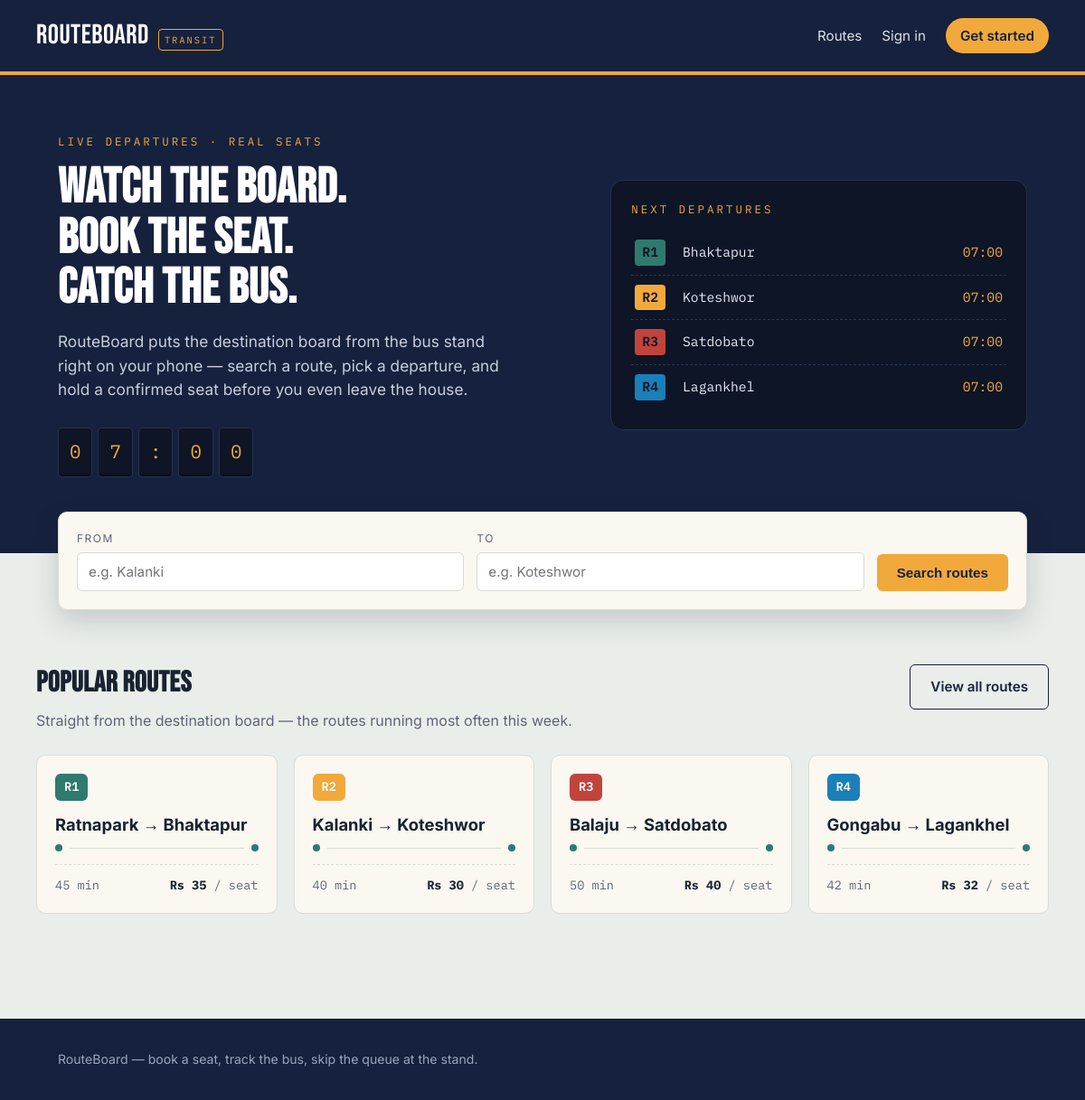
The page / on the database its author committed.
### tables this page shows
CREATE TABLE routes (
    id INTEGER PRIMARY KEY AUTOINCREMENT,
    code TEXT UNIQUE NOT NULL,
    name TEXT NOT NULL,
    origin TEXT NOT NULL,
    destination TEXT NOT NULL,
    distance_km REAL NOT NULL,
    duration_min INTEGER NOT NULL,
    base_fare REAL NOT NULL,
    color TEXT NOT NULL DEFAULT '#2F7A6F'
);

### app.py (the view)
@app.route("/")
def home():
    routes = Route.all()[:6]
    return render_template("home.html", routes=routes)

### app.py (called while the page is built)
@app.before_request
def load_logged_in_user():
    user_id = session.get("user_id")
    g.user = User.get(user_id) if user_id else None

@app.context_processor
def inject_current_user():
    class _Anon:
        is_authenticated = False
        is_admin = False
        is_driver = False
        name = ""
    return {"current_user": g.user if g.user else _Anon()}

### db.py (called while the page is built)
def get_db():
    if "db" not in g:
        g.db = sqlite3.connect(DB_PATH)
        g.db.row_factory = sqlite3.Row
        g.db.execute("PRAGMA foreign_keys = ON")
    return g.db

### models.py (called while the page is built)
    @staticmethod
    def _from_row(row):
        if row is None:
            return None
        return Route(row["id"], row["code"], row["name"], row["origin"], row["destination"],
                     row["distance_km"], row["duration_min"], row["base_fare"], row["color"])

    @classmethod
    def all(cls):
        rows = get_db().execute("SELECT * FROM routes").fetchall()
        return [cls._from_row(r) for r in rows]

### templates/home.html (shortened to what this page needs)
{% extends "base.html" %}
{% block content %}
<section class="hero">
  <div class="container hero-grid">
    <div>
      <p class="eyebrow">Live departures &middot; real seats</p>
      <h1>Watch the board.<br>Book the seat.<br>Catch the bus.</h1>
      <p class="lede">RouteBoard puts the destination board from the bus stand right on your
        phone — search a route, pick a departure, and hold a confirmed seat before you
        even leave the house.</p>
      <div class="split-flap" aria-hidden="true">
        <span class="flap" data-target="0">-</span>
        <span class="flap" data-target="7">-</span>
        <span class="flap" data-target=":">-</span>
        <span class="flap" data-target="0">-</span>
        <span class="flap" data-target="0">-</span>
      </div>
    </div>
    <div class="board-card">
      <p class="eyebrow" style="margin-bottom:14px;">Next departures</p>
      {% for r in routes[:4] %}
      <div class="board-row">
        <span>
          <span class="route-badge" style="background:{{ r.color }};">{{ r.code }}</span>
          <span class="dest">{{ r.destination }}</span>
        </span>
        <span class="time">07:00</span>
      </div>
      {% else %}
      <div class="board-row"><span class="dest">No routes scheduled yet.</span></div>
      {% endfor %}
    </div>
  </div>
</section>
<div class="container">
  <form class="search-bar" action="{{ url_for('routes_list') }}" method="get">
    <div class="field">
      <label for="origin">From</label>
      <input id="origin" name="origin" type="text" placeholder="e.g. Kalanki">
    </div>
    <div class="field">
      <label for="destination">To</label>
      <input id="destination" name="destination" type="text" placeholder="e.g. Koteshwor">
    </div>
    <button class="btn btn-amber" type="submit" style="align-self:end;">Search routes</button>
  </form>
</div>
<section class="section container">
  <div class="section-head">
    <div>
      <h2>Popular routes</h2>
      <p>Straight from the destination board — the routes running most often this week.</p>
    </div>
    <a class="btn btn-outline" href="{{ url_for('routes_list') }}">View all routes</a>
  </div>
  <div class="route-grid">
    {% for r in routes %}
    <a class="route-card" href="{{ url_for('route_detail', route_id=r.id) }}">
      <span class="route-badge-lg" style="background:{{ r.color }};">{{ r.code }}</span>
      <h3>{{ r.origin }} &rarr; {{ r.destination }}</h3>
      <div class="route-line">
        <span class="dot"></span><span class="stem"></span><span class="dot"></span>
      </div>
      <div class="route-meta">
        <span>{{ r.duration_min }} min</span>
        <span><strong>Rs {{ '%.0f'|format(r.base_fare) }}</strong> / seat</span>
      </div>
    </a>
    {% else %}
    <div class="empty-state">
      <h3>No routes yet</h3>
      <p>Once an admin adds routes, they'll show up here.</p>
    </div>
    {% endfor %}
  </div>
</section>
{% endblock %}

### templates/base.html (shortened to what this page needs)
<!DOCTYPE html>
<html lang="en">
<head>
<link rel="stylesheet" href="{{ url_for('static', filename='css/style.css') }}">
</head>
<body>
<header class="site-header">
  <div class="container nav">
    <a class="brand" href="{{ url_for('home') }}">
      RouteBoard <span class="brand-tag">Transit</span>
    </a>
    <nav class="nav-links">
      <a href="{{ url_for('routes_list') }}">Routes</a>
      {% if current_user.is_authenticated %}
        {% if current_user.is_admin %}
          <a href="{{ url_for('admin_dashboard') }}">Admin</a>
        {% elif current_user.is_driver %}
          <a href="{{ url_for('driver_dashboard') }}">Driver console</a>
        {% else %}
          <a href="{{ url_for('my_tickets') }}">My tickets</a>
        {% endif %}
        <a href="{{ url_for('logout') }}">Sign out</a>
      {% else %}
        <a href="{{ url_for('login') }}">Sign in</a>
        <a class="pill" href="{{ url_for('register') }}">Get started</a>
      {% endif %}
    </nav>
  </div>
</header>
<main>
  {% block content %}{% endblock %}
</main>
<footer class="site-footer">
  <div class="container">
    RouteBoard &mdash; book a seat, track the bus, skip the queue at the stand.
  </div>
</footer>
</body>
</html>

### rows shown on the page
routes: code "R1", destination "Bhaktapur", origin "Ratnapark", duration_min "45", base_fare "35"
routes: code "R2", destination "Koteshwor", origin "Kalanki", duration_min "40", base_fare "30"
routes: code "R3", destination "Satdobato", origin "Balaju", duration_min "50", base_fare "40"
routes: code "R4", destination "Lagankhel", origin "Gongabu", duration_min "42", base_fare "32"
